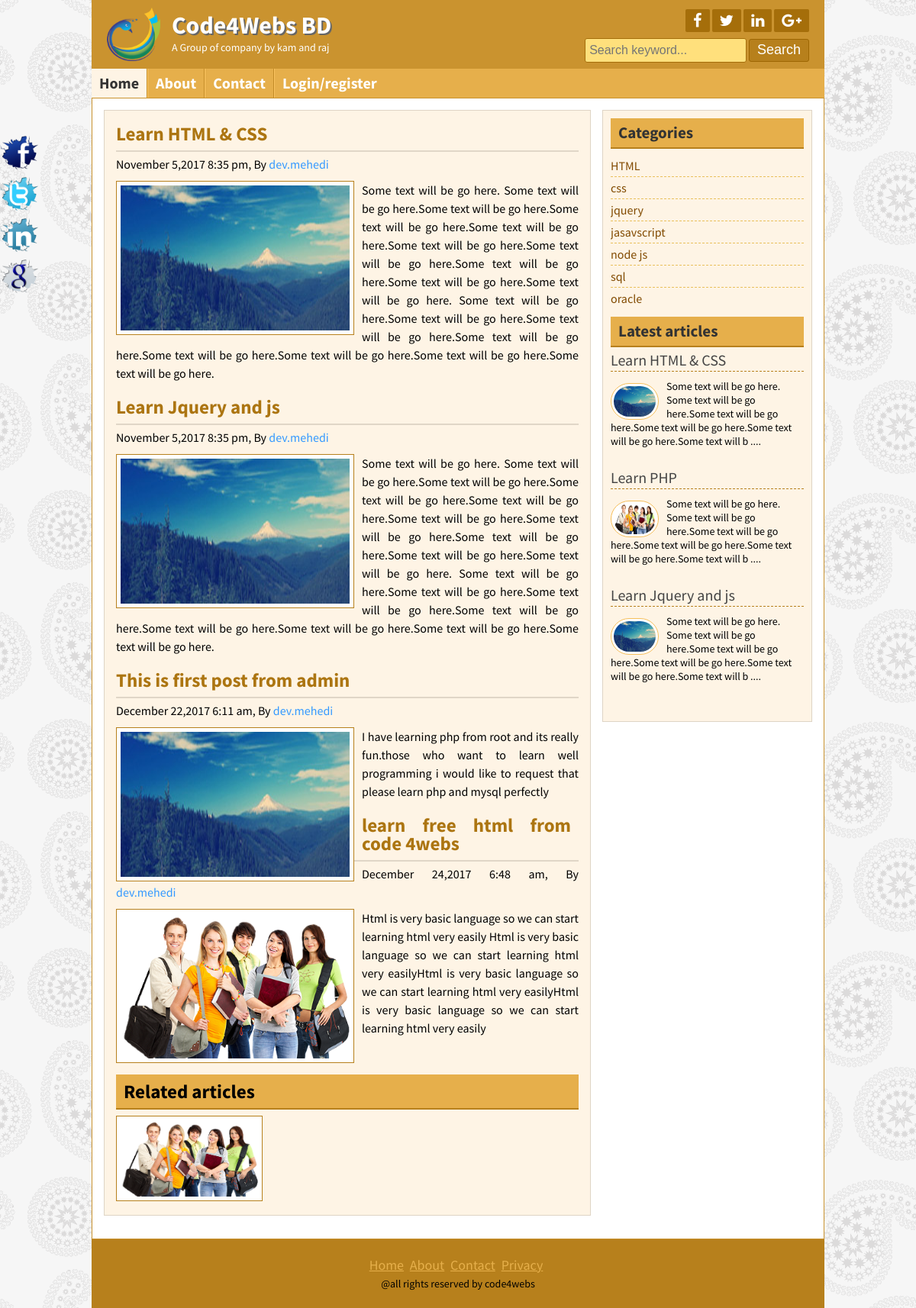
The page /author.php?id=6 on the database its author committed.
### tables this page shows
CREATE TABLE `tbl_slogan` (
  `id` int(11) NOT NULL,
  `title` varchar(100) NOT NULL,
  `slogan` varchar(200) NOT NULL,
  `copyright` varchar(55) NOT NULL
);

CREATE TABLE `tbl_social` (
  `id` int(11) NOT NULL,
  `facebook` varchar(55) NOT NULL,
  `twitter` varchar(55) NOT NULL,
  `linkedin` varchar(55) NOT NULL,
  `gplus` varchar(55) NOT NULL
);

CREATE TABLE `tbl_post` (
  `post_id` int(11) NOT NULL,
  `cat_id` int(11) NOT NULL,
  `title` varchar(255) NOT NULL,
  `content` text NOT NULL,
  `image` varchar(255) NOT NULL,
  `user_id` varchar(255) NOT NULL,
  `tags_id` varchar(255) NOT NULL,
  `dates` timestamp NOT NULL DEFAULT CURRENT_TIMESTAMP
);

CREATE TABLE `tbl_user` (
  `user_id` int(11) NOT NULL,
  `username` varchar(255) NOT NULL,
  `email` varchar(255) NOT NULL,
  `password` varchar(255) NOT NULL,
  `rule` int(11) NOT NULL,
  `name` varchar(55) NOT NULL
);

CREATE TABLE `tbl_category` (
  `cat_id` int(11) NOT NULL,
  `catname` varchar(255) NOT NULL
);

### lib/Database.php (called while the page is built, shortened)
<?php
Class Database{
	public $host   = DB_HOST;
	public $user   = DB_USER;
	public $pass   = DB_PASS;
	public $dbname = DB_NAME;
	public $link;
	private function connectDB(){
	$this->link = new mysqli($this->host, $this->user, $this->pass, $this->dbname);
 }
	public function select($query){
		$result = $this->link->query($query) or die($this->link->error.__LINE__);
		if($result->num_rows > 0){
			return $result;
		} else {
			return false;
		}
	}
}

### helpers/Structure-post.php (called while the page is built)
<?php
	class  sturcturePost
	{
		function dateFormat($date){
			return date("F j,Y g:i a",strtotime($date));
		}
		function excerpt($str,$start,$end=250){
		  $excerpt=substr($str,$start,$end);
		  $excerpt=substr($excerpt,0,strrpos($str,' '))." "."....";
		  return $excerpt;
		}
	}

### author.php (the view)
<?php include "inc/header.php" ?>
<?php include "helpers/Structure-post.php"; ?>
<?php
	if(isset($_GET['id'])){
		$singlepostid=$_GET['id'];
		$singlepostquery="select tbl_post.post_id,tbl_post.title,tbl_post.content,tbl_post.dates,tbl_post.image,tbl_post.user_id,tbl_user.user_id,tbl_user.username
		from tbl_post,tbl_user
		where tbl_post.user_id =tbl_user.user_id and tbl_user.user_id='$singlepostid'";
		$singpost=$DB->select($singlepostquery);
	}
	$helper=new sturcturePost();
?>
	<div class="contentsection contemplete clear">
		<div class="maincontent clear">
			<div class="about">
				<?php if (is_array($singpost) || is_object($singpost)) { foreach ($singpost as $spost) {?>
					<h2><?php echo $spost['title']; ?></h2>
						<h4><?php echo $helper->dateFormat($spost['dates']); ?>, By <a href="author.php?id=<?php echo $spost['user_id']; ?>"><?php echo $spost['username']; ?></a></h4>
					<img src="images/<?php echo $spost['image']; ?>" alt="MyImage"/>
					<p><?php echo $spost['content']; ?></p>
				<?php 	} }else{ echo "nothing match result";}?>
			<?php
				$rlquery="
				SELECT tbl_post.post_id,tbl_post.image,tbl_category.catname,tbl_category.cat_id
				FROM tbl_category,tbl_post
				WHERE tbl_post.cat_id=tbl_category.cat_id AND tbl_category.cat_id='$singlepostid' limit 6";
				$relatedpost=$DB->select($rlquery);
			?>
				<div class="relatedpost clear">
					<h2>Related articles</h2>
					<?php foreach ($relatedpost as $rlres) {?>
					<a href="post.php?id=<?php echo $rlres['post_id']; ?>"><img src="images/<?php echo $rlres['image']; ?>" alt="post image"/></a>
					<?php } ?>
				</div>
			</div>
		</div>
<?php include "inc/sidebar.php"; ?>
	</div>
<?php include "inc/footer.php"; ?>

### inc/header.php (shortened to what this page needs)
<!DOCTYPE html>
<html>
<head>
	<link rel="stylesheet" href="font-awesome-4.5.0/css/font-awesome.css">
	<link rel="stylesheet" href="css/nivo-slider.css" type="text/css" media="screen" />
	<link rel="stylesheet" href="style.css">
</head>
<?php
require_once "lib/Database.php";
        $DB= new Database();
		$sloganrq="select title,slogan from tbl_slogan";
		$socialread="select * from tbl_social";
		$readslogan= $DB->select($sloganrq);
		$socialres= $DB->select($socialread);
    ?>
<body>
	<div class="headersection templete clear">
		<a href="#">
			<div class="logo">
				<img src="images/logo.png" alt="Logo"/>
				<?php foreach ($readslogan as $slogan) {?>
				<h2><?php echo  $slogan['title']; ?></h2>
				<p><?php echo  $slogan['slogan']; ?></p>
				<?php } ?>
			</div>
		</a>
		<div class="social clear">
			<div class="icon clear">
			<?php foreach ($socialres as $sres) {?>
				<a href="<?php echo $sres['facebook']; ?>" target="_blank"><i class="fa fa-facebook"></i></a>
				<a href="<?php echo $sres['twitter']; ?>" target="_blank"><i class="fa fa-twitter"></i></a>
				<a href="<?php echo $sres['linkedin']; ?>" target="_blank"><i class="fa fa-linkedin"></i></a>
				<a href="<?php echo $sres['gplus']; ?>" target="_blank"><i class="fa fa-google-plus"></i></a>
				<?php } ?>
			</div>
			<div class="searchbtn clear">
			<form action="search-result.php" method="get">
				<input type="text" name="keyword" placeholder="Search keyword..."/>
				<input type="submit" name="submit" value="Search"/>
			</form>
			</div>
		</div>
	</div>
<div class="navsection templete">
	<ul>
		<li><a id="active" href="index.php">Home</a></li>
		<li><a href="about.php">About</a></li>
		<li><a href="contact.php">Contact</a></li>
		<li><a href="admin/index.php">Login/register</a></li>
	</ul>
</div>

### inc/sidebar.php
<div class="sidebar clear">
	<div class="samesidebar clear">
		<h2>Categories</h2>
		<?php
			$cat_query="select *
						from tbl_category ";
			$catres=$DB->select($cat_query);
		?>
			<ul>
			<?php foreach ($catres as $cres) {?>
				<li><a href="category.php?id=<?php echo $cres['cat_id']; ?>"><?php echo $cres['catname']; ?></a></li>
				<?php } ?>
			</ul>
	</div>
	<div class="samesidebar clear">
		<h2>Latest articles</h2>
		<?php
			$sidebarpost="select post_id,title,content,image from tbl_post limit 3";
			$newpost=$DB->select($sidebarpost);
			$p_format=new sturcturePost ();
		?>
		<?php foreach($newpost as $reposres){ ?>
			<div class="popular clear">
				<h3><a href="post.php?id=<?php echo  $reposres['post_id'];?>"><?php echo  $reposres['title']?></a></h3>
				<a href="post.php?id=<?php echo  $reposres['post_id'];?>"><img src="images/<?php echo  $reposres['image']?>" alt="post image"/></a>
				<p><?php echo $p_format->excerpt( $reposres['content'],0,150);?></p>
			</div>
		<?php }?>
	</div>
</div>

### inc/footer.php (shortened to what this page needs)
<div class="footersection templete clear">
	  <div class="footermenu clear">
		<ul>
			<li><a href="#">Home</a></li>
			<li><a href="#">About</a></li>
			<li><a href="#">Contact</a></li>
			<li><a href="#">Privacy</a></li>
		</ul>
	  </div>
		<?php
		$copyrightq="select copyright from tbl_slogan";
		$copyres=$DB->select($copyrightq);
		?>
		<?php foreach ($copyres as $res) {?>
	  <p><?php echo $res['copyright']; ?></p>
		<?php }?>
	</div>
	<div class="fixedicon clear">
	<?php
		$socialq="select * from tbl_social";
		$socialres=$DB->select($socialq);
	?>
	<?php foreach ($socialres as $res) {?>
		<a href="<?php echo $res['facebook'] ;?>"><img src="images/fb.png" alt="Facebook"/></a>
		<a href="<?php echo $res['twitter'] ;?>"><img src="images/tw.png" alt="Twitter"/></a>
		<a href="<?php echo $res['linkedin'] ;?>"><img src="images/in.png" alt="LinkedIn"/></a>
		<a href="<?php echo $res['gplus'] ;?>"><img src="images/gl.png" alt="GooglePlus"/></a>
		<?php } ?>
	</div>
</body>
</html>

### rows shown on the page
tbl_slogan: title "Code4Webs BD", slogan "A Group of company by kam and raj", copyright "@all rights reserved by code4webs"
tbl_post: title "Learn HTML & CSS", dates "November 5,2017 8:35 pm", user.username "dev.mehedi", image (picture), content "Some text will be go here. Some text will be go here.Some text will be go here.Some text will be go here.Some text will be go here.Some text will be go here.Some text will be go here.Some text will be go here.Some text will be go here.Some text will be go here. Some text will be go here.Some text will be go here.Some text will be go here.Some text will be go here.Some text will be go here.Some text will be go here.Some text will be go here.Some text will be go here.", content "Some text will be go here. Some text will be go here.Some text will be go here.Some text will be go here.Some text will be go here.Some text will b ...."
tbl_post: title "Learn Jquery and js", dates "November 5,2017 8:35 pm", user.username "dev.mehedi", image (picture), content "Some text will be go here. Some text will be go here.Some text will be go here.Some text will be go here.Some text will be go here.Some text will be go here.Some text will be go here.Some text will be go here.Some text will be go here.Some text will be go here. Some text will be go here.Some text will be go here.Some text will be go here.Some text will be go here.Some text will be go here.Some text will be go here.Some text will be go here.Some text will be go here.", content "Some text will be go here. Some text will be go here.Some text will be go here.Some text will be go here.Some text will be go here.Some text will b ...."
tbl_post: title "This is first post from admin", dates "December 22,2017 6:11 am", user.username "dev.mehedi", image (picture), content "I have learning php from root and its really fun.those who want to learn well programming i would like to request that please learn php and mysql perfectly"
tbl_post: title "learn free html from code 4webs", dates "December 24,2017 6:48 am", user.username "dev.mehedi", image (picture), content "Html is very basic language so we can start learning html very easily Html is very basic language so we can start learning html very easilyHtml is very basic language so we can start learning html very easilyHtml is very basic language so we can start learning html very easily"
tbl_post: image (picture), title "Learn PHP", content "Some text will be go here. Some text will be go here.Some text will be go here.Some text will be go here.Some text will be go here.Some text will b ...."
tbl_category: catname "HTML"
tbl_category: catname "css"
tbl_category: catname "jquery"
tbl_category: catname "jasavscript"
tbl_category: catname "node js"
tbl_category: catname "sql"
tbl_category: catname "oracle"
